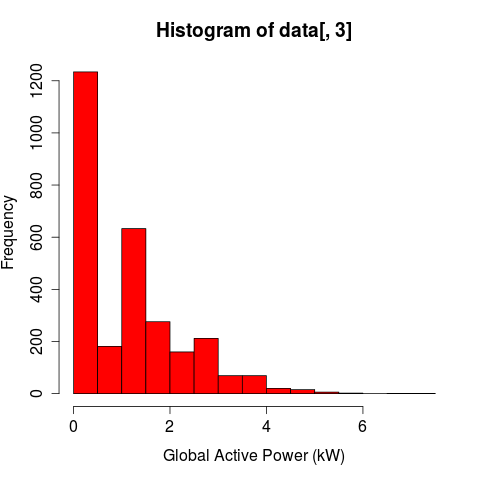

The script that saved this image:
data = read.csv("mod_data.csv")

datetime = strptime(paste(data[,1], data[,2]), "%Y/%m/%d %H:%m:%s")

graphics.off()


hist(data[,3], xlab = "Global Active Power (kW)", col = '2')

dev.copy(png, "plot1.png")

dev.off()
